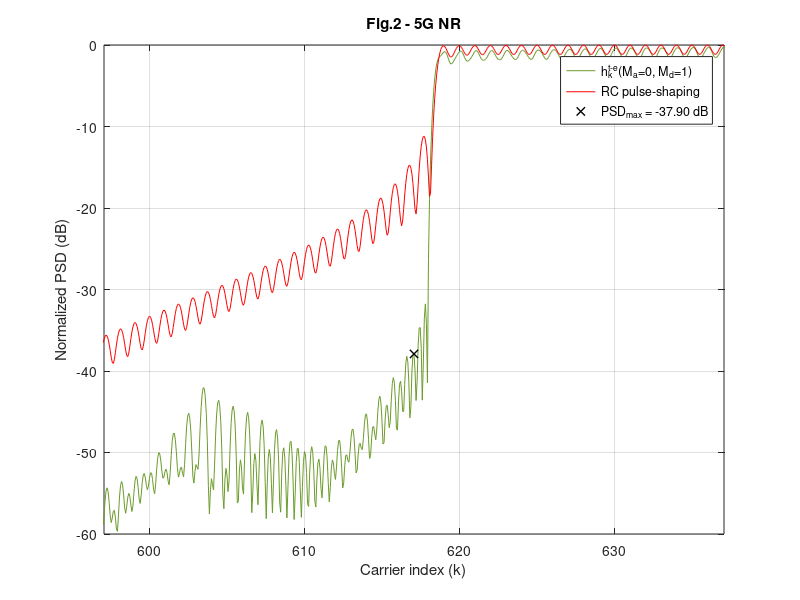

MATLAB code to generate this figure: (Note: this script raises an error after producing the figure.)
clear,
%% %%%%%%%%%%%%%%%%%%%%%%%%%%%%%%%%%%%%%%%%%%%%%%%%%%%%%%%%%%
% %                 LOAD THE PARAMETERS                   % %
%%%%%%%%%%%%%%%%%%%%%%%%%%%%%%%%%%%%%%%%%%%%%%%%%%%%%%%%%% %%
addpath('../../data/Fig2')
load('Fig2_Parameters_for_5G_NR_Ma_0_Md_1.mat');

Fsob = OFDM_param.Fsob; % Upsampling factor 
% Upsample in time-domain
N = OFDM_param.N*Fsob;
Ngi = OFDM_param.Ngi*Fsob;
b = (OFDM_param.b+1)*Fsob-1;
L = OFDM_param.L*Fsob;
Ms = OFDM_param.Ms;
g = OFDM_param.g;
us = OFDM_param.us;
ue = OFDM_param.ue;

ur = us + ue;

Pd = GenPulse_param.Pd;
Pd_todas = GenPulse_param.Pd_todas;
Paic = GenPulse_param.Paic;
Ptk = GenPulse_param.Ptk;
R_aic = GenPulse_param.R_aic;
R_tk = GenPulse_param.R_tk;
NexTemp_a = GenPulse_param.NexTemp_a;
NexTemp_d = GenPulse_param.NexTemp_d;
cell_coef_lim = GenPulse_param.cell_coef_lim;



%% %%%%%%%%%%%%%%%%%%%%%%%%%%%%%%%%%%%%%%%%%%%%%%%%%%%%%%%%%%
%            OBTAIN THE PULSES IN THE SCENARIO            % %
%%%%%%%%%%%%%%%%%%%%%%%%%%%%%%%%%%%%%%%%%%%%%%%%%%%%%%%%%% %%

h_k = zeros((NexTemp_a+NexTemp_d+1)*L+b, N); % Matrix containing the proposed pulses
vn=(0:L+b-1)'-Ngi;  % Dicrete time axis vector

aic_k = zeros((NexTemp_a+NexTemp_d+1)*L+b, N);  % Matrix containing the AIC term
t_k = zeros((NexTemp_a+NexTemp_d+1)*L+b, N);    % Matrix containing the AST term

% Obtain h_k for every data carrier
for ind_k = 1:length(Pd)

    % % AIC terms
    %%%%%%%%%%%%%%%%%%%%%%%%%%%%%%%%%%
    % Central term
    Pc = exp(1j*2*pi/N*repmat(vn,1,length(Paic{ind_k})).*repmat(Paic{ind_k}.',length(vn),1)).*repmat(g.',1,length(Paic{ind_k}));
    % Advanced and delayed terms
    for ind_m = -NexTemp_a:NexTemp_d
        if ind_m ~= 0 % Skip the central term
            Pc = [Pc, exp(1j*2*pi/N*repmat(vn,1,length(Paic{ind_k})).*repmat(Paic{ind_k}.',length(vn),1)).*repmat(g.',1,length(Paic{ind_k}))]; % Concatenamos las columnas de los tonos AIC de los Ma+Md+1 pulsos
        end
    end

    aic_temp = Pc*diag(R_aic{ind_k});
    aic_k((NexTemp_a*L+1):(NexTemp_a+1)*L+b,Pd(ind_k)+N/2+1) = sum(aic_temp(:,1:length(Paic{ind_k})),2);    % CENTRAL TERM
    
    m_temp = 0;
    for ind_m = -NexTemp_a:NexTemp_d;                                                                       % ADVANCED AND DELAYED TERMS
        if ind_m ~= 0 % Skip the central terms
            aic_k(((NexTemp_a+ind_m)*L+1):((NexTemp_a+ind_m+1)*L+b),Pd(ind_k)+N/2+1) = aic_k(((NexTemp_a+ind_m)*L+1):((NexTemp_a+ind_m+1)*L+b),Pd(ind_k)+N/2+1) + sum(aic_temp(:,(length(Paic{ind_k})*(1+m_temp)) + (1:length(Paic{ind_k}))),2);
            m_temp = m_temp+1;
        end
    end
    
    % % AST terms
    %%%%%%%%%%%%%%%%%%%%%%%%%%%%%%%%%%
    % Central term
    Ts = exp(1j*2*pi/N*repmat(vn,1,length(Ptk{ind_k})).*repmat(Ptk{ind_k}.',length(vn),1)).*repmat(us.',1,length(Ptk{ind_k}));
    Te = exp(1j*2*pi/N*repmat(vn,1,length(Ptk{ind_k})).*repmat(Ptk{ind_k}.',length(vn),1)).*repmat(ue.',1,length(Ptk{ind_k}));
    T = [Ts, Te];
    
    % Advanced and delayed terms
    for ind_m = -NexTemp_a:-1;
        T = [T, Ts];
    end
    for ind_m=1:NexTemp_d;
        T = [T, Te];
    end
    t_k_temp = T*diag(R_tk{ind_k});

    t_k(((NexTemp_a)*L+1):((NexTemp_a+1))*L+b,Pd(ind_k)+N/2+1) = sum(t_k_temp(:,1:2*length(Ptk{ind_k})),2);

    m_temp = 0;
    for ind_m = -NexTemp_a:-1;
            t_k(((NexTemp_a+ind_m)*L+1):(NexTemp_a+ind_m+1)*L+b,Pd(ind_k)+N/2+1) = t_k(((NexTemp_a+ind_m)*L+1):(NexTemp_a+ind_m+1)*L+b,Pd(ind_k)+N/2+1) + sum(t_k_temp(:,(2*length(Ptk{ind_k})+m_temp*length(Ptk{ind_k})) + (1:length(Ptk{ind_k}))),2);
            m_temp = m_temp + 1;
    end
    for ind_m = 1:NexTemp_d;
            t_k(((NexTemp_a+ind_m)*L+1):(NexTemp_a+ind_m+1)*L+b,Pd(ind_k)+N/2+1) = t_k(((NexTemp_a+ind_m)*L+1):(NexTemp_a+ind_m+1)*L+b,Pd(ind_k)+N/2+1) + sum(t_k_temp(:,(2*length(Ptk{ind_k})+m_temp*length(Ptk{ind_k})) + (1:length(Ptk{ind_k}))),2);
            m_temp = m_temp + 1;
    end
end

h_k = aic_k + t_k;

p_k_conv = exp(1j*(2*pi/N)*repmat(vn,1,length(Pd_todas)).*repmat(Pd_todas.',length(vn),1)).*repmat(g.',1,length(Pd_todas));

h_k(NexTemp_a*L + (1:L+b),Pd_todas+N/2+1) = h_k(NexTemp_a*L + (1:L+b),Pd_todas+N/2+1) + p_k_conv;


%% %%%%%%%%%%%%%%%%%%%%%%%%%%%%%%%%%%%%%%%%%%%%%%%%%%%%%%%%%%
% %     REPRESENTATION OF THE PULSES IN THE SCENARIO      % %
%%%%%%%%%%%%%%%%%%%%%%%%%%%%%%%%%%%%%%%%%%%%%%%%%%%%%%%%%% %%

% Obtain the PSD
H_k = fft(h_k,N*Ms);
P_k = fft(p_k_conv,N*Ms);

psd_H = fftshift(sum(abs(H_k).^2,2));
psd_P = fftshift(sum(abs(P_k).^2,2));

x = (-N*Ms/2:N*Ms/2-1)/(Ms);
indices = find(ismember(x,[-N/2,N/2-1]));
indices = indices(1):1:indices(2);

x = x+N/2;
y_h = 10*log10(psd_H/max(psd_H));
y_p = 10*log10(psd_P/max(psd_P));

PSD_max = max(max(y_h(find(x>Pd_todas(end)+N/2+1.67))), max(y_h(find(x<Pd_todas(1)+N/2-1.67)))); %% PSD_MAX IS SOUGHT BEYOND THE 0.67 SCS GUARD BAND THAT IS LEFT BY EACH SIDE
x_PSD_max = x(find(y_h==PSD_max));

% Fig 2 (ITU-T Rec. G9960 Ma=0,Md=1)
figure,
plot(x(indices),y_h(indices), 'DisplayName', 'h_k^{t-e}(M_a=0, M_d=1)', 'Color', "#6B9B2B"); hold on; grid on;
plot(x(indices),y_p(indices), 'DisplayName', 'RC pulse-shaping', 'Color', 'r');
plot(x_PSD_max, PSD_max, 'Marker', 'x', 'Color', 'k', 'LineStyle', 'none','LineWidth',1, 'DisplayName', ['PSD_{max} = ', num2str(PSD_max, '%.2f'), ' dB'])
xlabel('Carrier index (k)'); ylabel('Normalized PSD (dB)'); legend('show')
xlim(x_PSD_max+[-20,20]); ylim([-60,0])
title('Fig.2 - 5G NR')

%% %%%%%%%%%%%%%%%%%%%%%%%%%%%%
% %     CLARIFYING NOTE     % %
%%%%%%%%%%%%%%%%%%%%%%%%%%%% %%

NOTE = ['NOTE: The maximum number of RB that can be used in a 5 MHz channel is 25, which is equivalent to 4.5 MHz (SCS = 15 kHz).',...
    ' That leaves a 500 kHz guard band, 250 kHz by each side of the transmission band.',...
    ' If this guard band is reduced by repurposing those carriers that were previously assigned to it for data transmission, it can be reduced by up to 16 subcarriers, leaving a residual guard band 10 kHz wide (2/3 of an SCS).',...
    ' Hence, the PSD peak can be sought beyond that guard band, which is 1.67 SCS beyond the outermost transmitting subcarrier by each end of the passband.'];
wrapped_NOTE = textwrap({NOTE}, 70);
disp('##################################################################################')
fprintf('\n')
disp(wrapped_NOTE)
disp('##################################################################################')